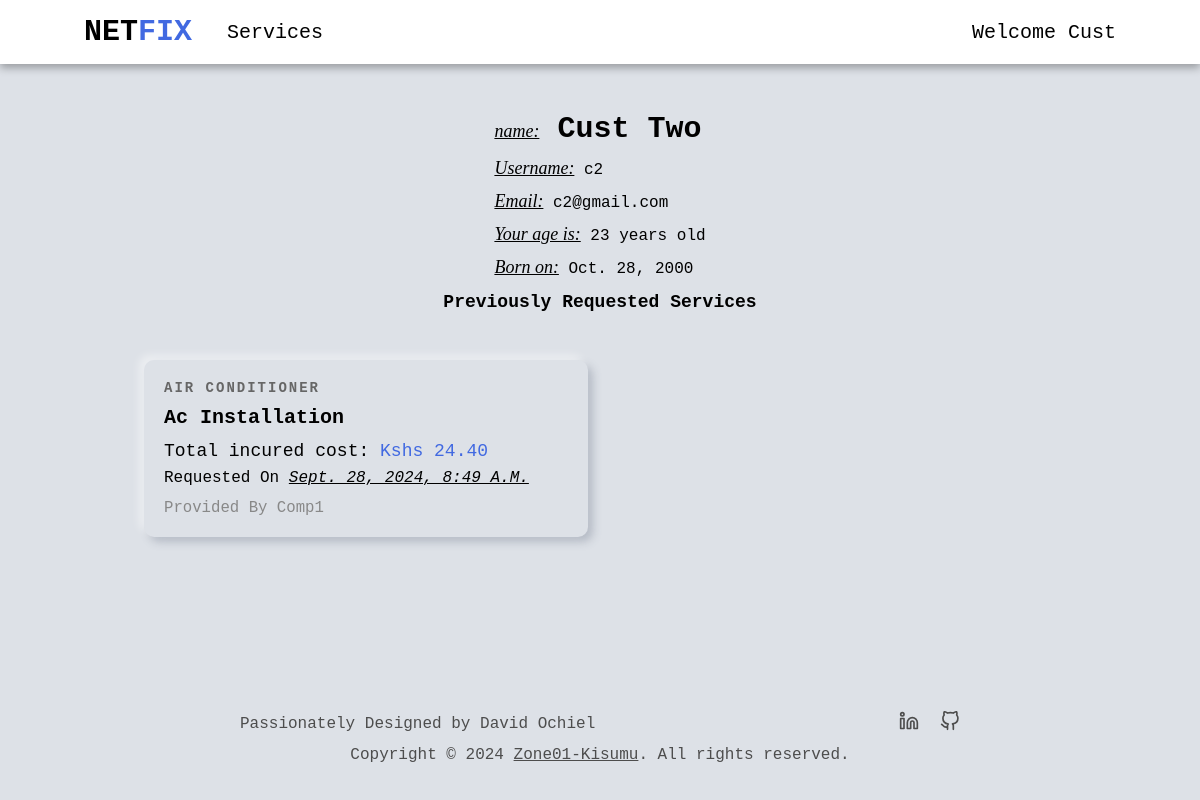
Page /customer/profile/ (signed in) on the earlier database version.
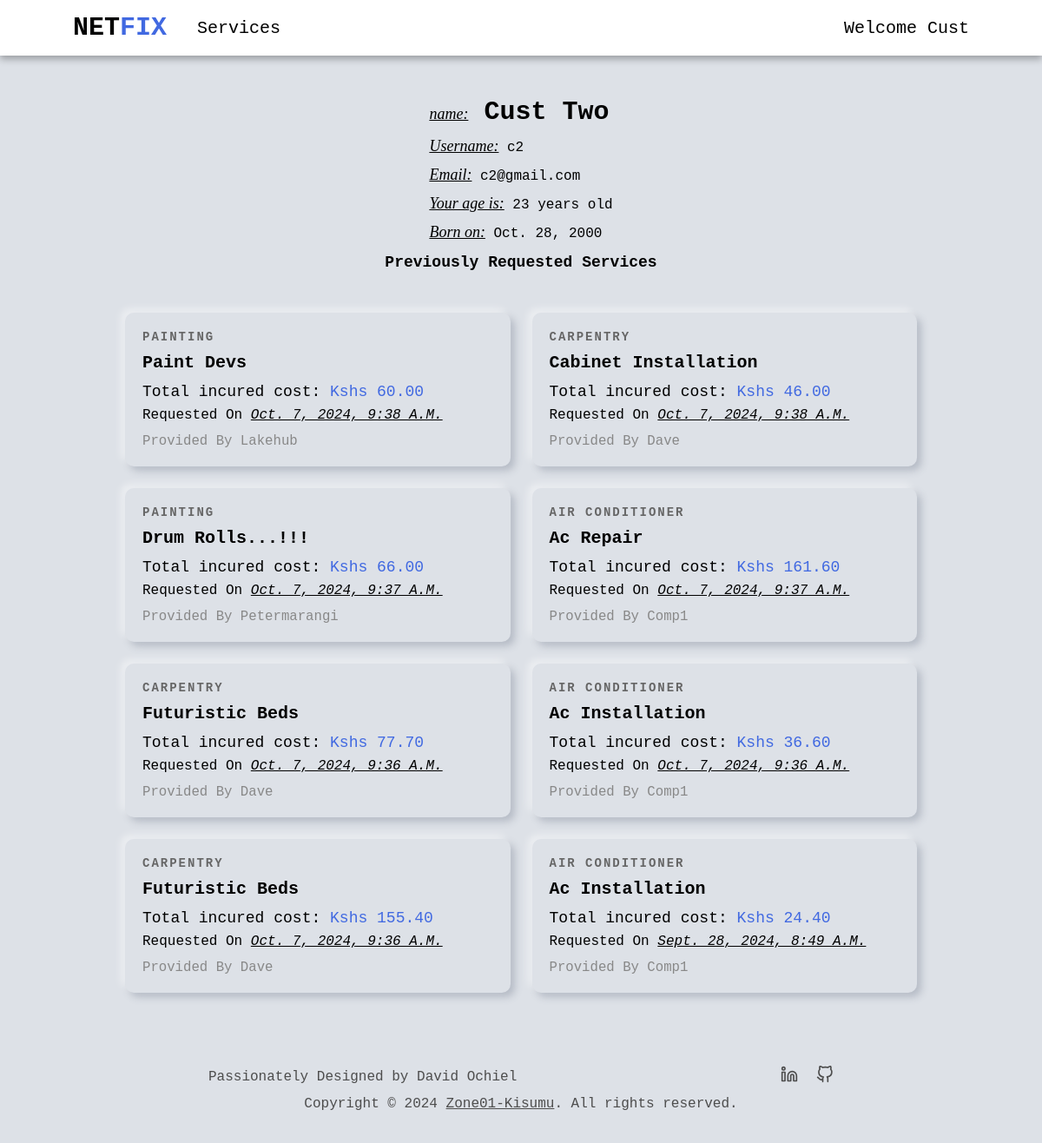
Same page on the later database version.
### users/models.py (models this page shows, shortened)
class User(AbstractUser):
    is_company = models.BooleanField(default=False)
    is_customer = models.BooleanField(default=False)
    email = models.EmailField(max_length=100, unique=True)
    username = models.CharField(max_length=100, unique=True)
    id = models.UUIDField(default=uuid.uuid4, unique=True, primary_key=True, editable=False) # override the default id field
    USERNAME_FIELD = 'email'
    REQUIRED_FIELDS = ['username']

class Customer(models.Model):
    user = models.OneToOneField(User, on_delete=models.CASCADE, primary_key=True)
    d_o_b = models.DateField(null=True, blank=True)

class Company(models.Model):
    user = models.OneToOneField(User, on_delete=models.CASCADE, primary_key=True)
    choices = (
        ('Air Conditioner', 'Air Conditioner'),
        ('All in One', 'All in One'),
        ('Carpentry', 'Carpentry'),
        ('Electricity', 'Electricity'),
        ('Gardening', 'Gardening'),
        ('Home Machines', 'Home Machines'),
        ('Housekeeping', 'Housekeeping'),
        ('Interior Design', 'Interior Design'),
        ('Locks', 'Locks'),
        ('Painting', 'Painting'),
        ('Plumbing', 'Plumbing'),
        ('Water Heaters', 'Water Heaters'),
    )
    field = models.CharField(max_length=30, blank=False, null=False, default="", choices=choices)
    class Meta:
        verbose_name = 'Company'
        verbose_name_plural = 'Companies'
    def __str__(self):
        return self.user.username

### services/models.py (models this page shows, shortened)
class RequestService(models.Model):
    customer = models.ForeignKey(Customer, on_delete=models.CASCADE)
    service = models.ForeignKey(Service, on_delete=models.CASCADE)
    address = models.CharField(max_length=200)
    time = models.IntegerField(default=1)
    total_cost = models.DecimalField(decimal_places=2, max_digits=5)
    date = models.DateTimeField(auto_now=True, null=False)
    id = models.UUIDField(default=uuid.uuid4, unique=True, primary_key=True, editable=False)
    class Meta:
        verbose_name = 'Requested service'
        verbose_name_plural = 'Requested services'

class Service(models.Model):
    company = models.ForeignKey(Company, default="", on_delete=models.CASCADE)
    name = models.CharField(max_length=40)
    description = models.TextField()
    price_hr = models.DecimalField(decimal_places=2, max_digits=5)
    choices = (
        ('Air Conditioner', 'Air Conditioner'),
        ('Carpentry', 'Carpentry'),
        ('Electricity', 'Electricity'),
        ('Gardening', 'Gardening'),
        ('Home Machines', 'Home Machines'),
        ('Housekeeping', 'Housekeeping'),
        ('Interior Design', 'Interior Design'),
        ('Locks', 'Locks'),
        ('Painting', 'Painting'),
        ('Plumbing', 'Plumbing'),
        ('Water Heaters', 'Water Heaters'),
    )
    field = models.CharField(max_length=30, blank=False, null=False, default="", choices=choices)
    date = models.DateTimeField(auto_now=True, null=False)
    id = models.UUIDField(default=uuid.uuid4, unique=True, primary_key=True, editable=False)
    def __str__(self):
        return self.name

### users/views.py (the view, shortened to what this page needs)
# urls.py: path('customer/profile/', v.customer_profile, name='customer_profile'),
@login_required(login_url='login_user')
def customer_profile(request):
    user = User.objects.get(username=request.user.username)
    requested_services = user.customer.requestservice_set.all().order_by('-date')
    d_o_b = user.customer.d_o_b
    current_date = timezone.now().date()
    age = current_date.year - d_o_b.year
    if (current_date.month < d_o_b.month) or (current_date.month == d_o_b.month and current_date.day < d_o_b.day):
        age -= 1
    context = {
        "profile": user,
        "age": age,
        'requested_services': requested_services,
    }
    return render(request, "users/profile.html", context)

### users/templates/users/profile.html (shortened to what this page needs)
{% extends 'main/base.html' %}
{% block content %}
<section class="non-hero-container">
    {% if request.user.is_authenticated and user.username == profile.username and user.is_customer %}
    <div class="profile-details-header customer-details-header">
        <div class="header-content">
            <h1 class="full-name">
                <span class="profile-usher">name:</span> <span>{{profile.first_name}}
                </span><span>{{profile.last_name}}</span>
            </h1>
            <p class="username"><span class="profile-usher">Username:</span> {{profile.username}}</p>
            <p class="email"><span class="profile-usher">Email:</span> {{profile.email}}</p>
            <p class="age"><span class="profile-usher">Your age is:</span> {{age}} years old</p>
            <p class="age"><span class="profile-usher">Born on:</span> {{profile.customer.d_o_b}}</p>
        </div>
    </div>
    <div class="services-header  services-header-profile">
        <h1>Previously Requested Services</h1>
    </div>
    {% if requested_services %}
    <div class="services-grid">
        {% for requested_service in requested_services %}
        <a href="{% url 'index' requested_service.service.id %}" class="service-card">
            <div class="card-content">
                <p class="service-category">{{ requested_service.service.field }}</p>
                <h2 class="service-name">{{ requested_service.service }}</h2>
                <p class="service-price"><span>Total incured cost:</span> Kshs {{ requested_service.total_cost }}</p>
                <p class="service-date">requested on <span>{{requested_service.date}}</span></p>
                <p class="service-company">provided by {{requested_service.service.company}}</p>
            </div>
        </a>
        {% endfor %}
    </div>
    {% else %}
    <div class="no-services">
        <p>Seems like your service request adventure hasn't begun yet.</p>
        <a class="btn-link" href="{% url 'service_list' %}">Explore services</a>
    </div>
    {% endif %}
    {% endif %}
</section>
{% endblock content %}

### main/templates/main/base.html (shortened to what this page needs)
<!DOCTYPE html>
{% load static %}
<html lang="en">
<head>
    <link rel="stylesheet" href="{% static 'css/style.css' %}" />
</head>
<body>
    {% include 'main/nav.html' %}
    <div class="body-wrapper">
        <div class="main-body">
            {% block content %}
            {% endblock content %}
        </div>
        {% include 'main/footer.html' %}
    </div>
</body>
</html>

### main/templates/main/nav.html (shortened to what this page needs)
<nav class="navbar">
    <div class="left-nav">
        <h1><a class="logo" href="{% url 'home' %}">NET<span>FIX</span></a></h1>
        <div class="services-dropdown">
            <a class="royal-hover" href="{% url 'service_list' %}">Services</a>
        </div>
    </div>
    <div class="account-dropdown">
        {% if request.user.is_authenticated %}
        <span class="royal-hover welcome-nav-text">Welcome {{user.first_name}}</span>
        {% else %}
        <span class="royal-hover">Account</span>
        {% endif %}
    </div>
</nav>

### main/templates/main/footer.html (shortened to what this page needs)
<footer id="footer">
    <div class="top">
        <div class="designed-by">
            <p>Passionately Designed by David Ochiel</p>
        </div>
        <div class="social-links">
            <a href="https://www.linkedin.com/in/nguonodave/" class="royal-hover" target="_blank">
            </a>
            <a href="https://github.com/nguonodave" class="royal-hover" target="_blank">
            </a>
        </div>
    </div>
    <div class="copyright">
        <p>Copyright © <span id="year"></span> <a href="https://www.zone01kisumu.ke/" class="royal-hover"
                target="_blank">Zone01-Kisumu</a>. All rights reserved.</p>
    </div>
</footer>

### static/css/style.css (style rules this page uses)
* { margin: 0; padding: 0; box-sizing: border-box; font-family: 'Courier New', Courier, monospace; }
:root { --nav-height: 8vh; --default-back: #dde1e7; }
a { text-decoration: none; color: black; }
.navbar { background-color: white; display: flex; align-items: center; justify-content: space-between; text-align: center; position: fixed; width: 100%; height: var(--nav-height); font-size: 20px; padding: 0 7%; box-shadow: 0 4px 8px rgba(0, 0, 0, 0.3); top: 0; z-index: 100; }
.left-nav { display: flex; align-items: center; }
.left-nav h1 { margin-right: 35px; }
.logo span { color: royalblue; }
.account-dropdown, .services-dropdown { position: relative; display: inline-block; }
.account-dropdown span { cursor: pointer; }
.welcome-nav-text { text-transform: capitalize; }
.main-body { background: var(--default-back); flex: 1; }
.non-hero-container { padding: 3rem 12%; }
.services-grid { display: grid; grid-template-columns: repeat(auto-fill, minmax(300px, 1fr)); gap: 25px; }
.services-header { display: flex; align-items: center; justify-content: center; flex-direction: column; margin-bottom: 25px; text-transform: capitalize; }
.service-card { border-radius: 10px; box-shadow: -5px -5px 9px rgba(255,255,255,0.45), 5px 5px 9px rgba(94,104,121,0.3); transition: transform 0.3s; cursor: pointer; text-decoration: none; color: black; display: block; }
.card-content { padding: 20px; }
.service-category { font-size: 14px; font-weight: 800; color: #666; margin-bottom: 10px; text-transform: uppercase; letter-spacing: 2px; }
.service-name { font-size: 20px; text-transform: capitalize; font-weight: bold; margin-bottom: 12px; }
.service-price { font-size: 18px; color: royalblue; margin-bottom: 8px; }
.service-price span { color: black; }
.service-date { font-size: 16px; text-transform: capitalize; margin-bottom: 12px; }
.service-date span { text-decoration: underline; font-style: italic; }
.service-company { font-size: 98%; text-transform: capitalize; color: #888; }
.profile-details-header { display: flex; flex-direction: column; justify-content: center; margin-bottom: 30px; padding: 25px 0; position: relative; height: 180px; }
.customer-details-header { margin-bottom: 0; }
.header-content { display: block; position: absolute; left: 50%; transform: translateX(-50%); height: 100%; }
.profile-details-header .full-name { text-transform: capitalize; font-size: 30px; margin-bottom: 12px; }
.profile-details-header .username, .profile-details-header .email, .profile-details-header .age { font-size: 100%; margin-bottom: 12px; }
.profile-usher { all: initial; font-size: 18px; font-style: italic; text-decoration: underline; }
.services-header-profile { font-size: 12px; margin-bottom: 6vh; }
.body-wrapper { display: flex; flex-direction: column; min-height: 92vh; margin-top: 8vh; }
footer { background-color: var(--default-back); width: 100%; padding: 3%; display: flex; justify-content: center; align-items: center; flex-direction: column; color: hsl(0, 0%, 30%); list-style: none; font-size: 1rem; text-align: center; }
footer a { color: hsl(0, 0%, 30%); }
footer .top { display: flex; justify-content: space-between; align-items: center; width: 70%; margin-bottom: 10px; max-width: 45rem; }
.social-links { display: flex; }
.social-links a:first-child { margin-right: 21px; }
svg { color: inherit; height: 20px; width: 20px; }
.copyright a { text-decoration: underline; }

Differences in the rows shown:
added RequestService: service.field "PAINTING", service "Paint Devs", total_cost "60.00", date "Oct. 7, 2024, 9:38 A.m.", service.company "Lakehub"
added RequestService: service.field "CARPENTRY", service "Cabinet Installation", total_cost "46.00", date "Oct. 7, 2024, 9:38 A.m.", service.company "Dave"
added RequestService: service.field "PAINTING", service "Drum Rolls...!!!", total_cost "66.00", date "Oct. 7, 2024, 9:37 A.m.", service.company "Petermarangi"
added RequestService: service.field "AIR CONDITIONER", service "Ac Repair", total_cost "161.60", date "Oct. 7, 2024, 9:37 A.m.", service.company "Comp1"
added RequestService: service.field "CARPENTRY", service "Futuristic Beds", total_cost "77.70", date "Oct. 7, 2024, 9:36 A.m.", service.company "Dave"
added RequestService: service.field "AIR CONDITIONER", service "Ac Installation", total_cost "36.60", date "Oct. 7, 2024, 9:36 A.m.", service.company "Comp1"
added RequestService: service.field "CARPENTRY", service "Futuristic Beds", total_cost "155.40", date "Oct. 7, 2024, 9:36 A.m.", service.company "Dave"
